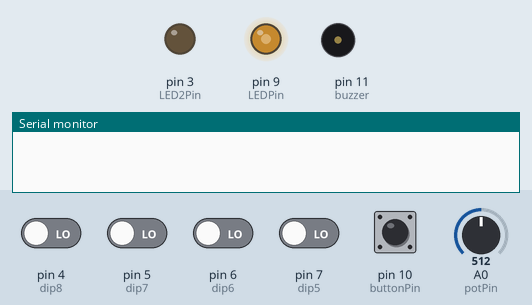
Recording of a sketch running on a simulated Arduino Uno, built with avr-gcc and run on an emulated ATmega328P. On the bench: output pins drawn as LEDs (lit = HIGH), buzzer (waves = sounding, pin HIGH), the last lines printed to the serial monitor. The test bench sets the inputs (shaded band); at power-on: pin 4 (dip8), pin 5 (dip7), pin 6 (dip6), pin 7 (dip5), pin 10 (buttonPin) LOW, A0 (potPin) = 512.

Above: at 1.2 s.
1.3 s: pin 10 (buttonPin) pulled HIGH for 0.15 s
At 2.3 s:
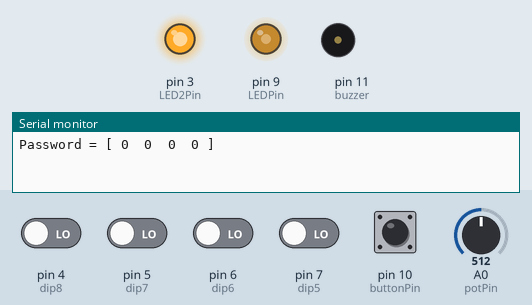
2.9 s: A0 (potPin) set to 716
At 3.5 s:
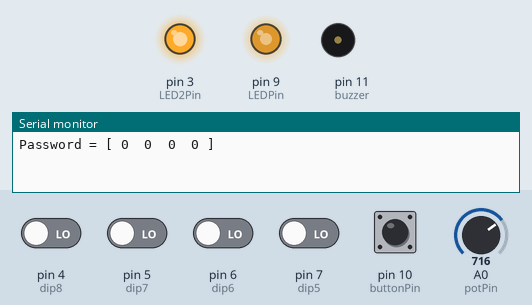
4.4 s: A0 (potPin) set to 900
At 5.6 s:
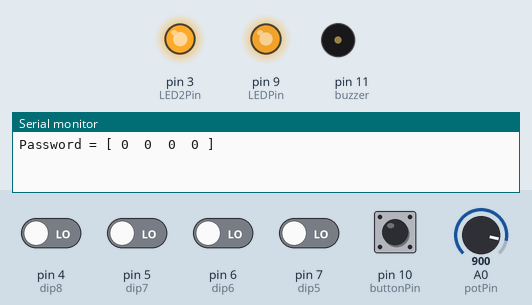
5.9 s: A0 (potPin) set to 122
At 7.0 s:
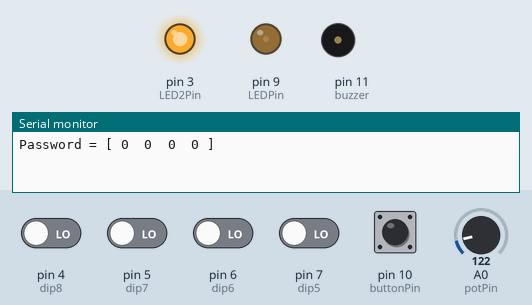
7.4 s: A0 (potPin) set to 0
At 8.1 s:
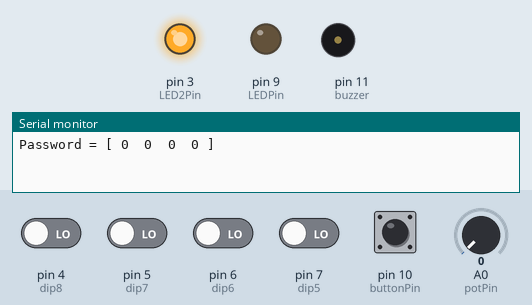
8.9 s: A0 (potPin) set to 511
At 9.3 s:
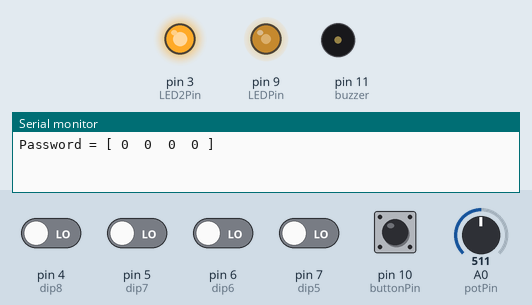
Timing chart, 0 to 11.4 s (numbered marks = the images above; inputs shaded):
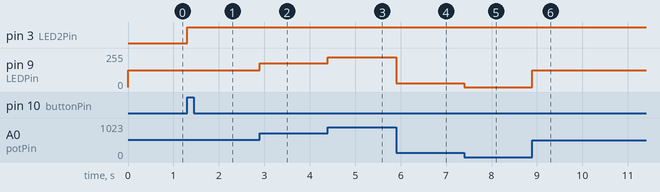

Measured:
- after the input at 1.3 s, pin 3 (LED2Pin): LOW → HIGH at once
- after the input at 2.9 s, pin 9 (LEDPin): 127/255 → 178/255 at once
- after the input at 4.4 s, pin 9 (LEDPin): 178/255 → 224/255 at once
- after the input at 5.9 s, pin 9 (LEDPin): 224/255 → 30/255 at once
- after the input at 7.4 s, pin 9 (LEDPin): 30/255 → 0/255 at once
- after the input at 8.9 s, pin 9 (LEDPin): 0/255 → 127/255 at once

The sketch:

DipSwitchPasswordSmartHome.ino
```cpp
//LED y Buzzer prenden con DIP Switch contraseña, activado por evento de boton
//Potenciometroo controla LED

int potPin= A0;
int LEDPin= 9;
int readValue;
int writeValue;
int buzzer = 11;
int buttonPin = 10;
int readButtonValue = 0;

int dip5 = 7;
int readDip5 = 0;
int dip6 = 6;
int readDip6 = 0;
int dip7 = 5;
int readDip7 = 0;
int dip8 = 4;
int readDip8 = 0;
int LED2Pin = 3;
unsigned long previousMillis1 = 0;
long OnTime = 1000;
boolean correctPassword = false;

void setup() {
  pinMode(potPin, INPUT);
  pinMode(LEDPin, OUTPUT);
  pinMode(buzzer, OUTPUT);
  pinMode(buttonPin, INPUT);
  pinMode(LED2Pin, OUTPUT);
  pinMode(dip5, INPUT);
  pinMode(dip6, INPUT);
  pinMode(dip7, INPUT);
  pinMode(dip8, INPUT);
  Serial.begin(9600);
}

void loop() {

    unsigned long currentMillis = millis();

    readValue = analogRead(potPin);
    writeValue = (255.0/1023.0) * (readValue);

    readButtonValue = digitalRead(buttonPin);
    if ((readButtonValue == HIGH) && (currentMillis - previousMillis1 >= OnTime)) {

      previousMillis1 = currentMillis;

      readDip5 = digitalRead(dip5);
      readDip6 = digitalRead(dip6);
      readDip7 = digitalRead(dip7);
      readDip8 = digitalRead(dip8);
      Serial.print("Password = [ ");
      Serial.print(readDip5);
      Serial.print("  ");
      Serial.print(readDip6);
      Serial.print("  ");
      Serial.print(readDip7);
      Serial.print("  ");
      Serial.print(readDip8);
      Serial.print(" ]");
      Serial.println();

      correctPassword = (readDip5 == 0 && readDip6 == 0 && readDip7 == 0 && readDip8 == 0);

      if (correctPassword){
        digitalWrite(LED2Pin, HIGH);
      } else {
         digitalWrite(LED2Pin, LOW);
         tone(buzzer, 1000 , 200 );
      }
  }

  analogWrite(LEDPin, writeValue);         //Modificar variable del led

}
```
